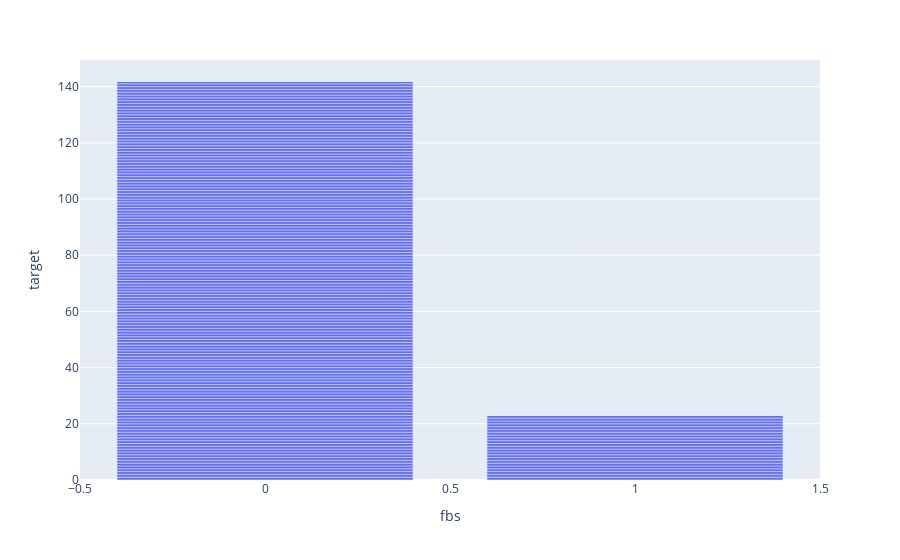

The cell this chart's notebook holds for it:
### Code cell
fig=px.bar(heart,x='fbs',y='target')
fig

### Figure 1 — Plotly figure (JSON) as saved in the notebook; plotly's stock layout.template omitted (floating-point values rounded to 4 significant figures; data arrays with more than 128 entries replaced by an {"elided": "..."} marker saying what was removed)
{"data": [{"alignmentgroup": "True", "hovertemplate": "fbs=%{x}<br>target=%{y}<extra></extra>", "legendgroup": "", "marker": {"color": "#636efa"}, "name": "", "offsetgroup": "", "orientation": "v", "showlegend": false, "textposition": "auto", "type": "bar", "x": {"elided": "303 int values"}, "xaxis": "x", "y": {"elided": "303 int values"}, "yaxis": "y"}], "layout": {"barmode": "relative", "legend": {"tracegroupgap": 0}, "margin": {"t": 60}, "xaxis": {"anchor": "y", "domain": [0, 1], "title": {"text": "fbs"}}, "yaxis": {"anchor": "x", "domain": [0, 1], "title": {"text": "target"}}}}
